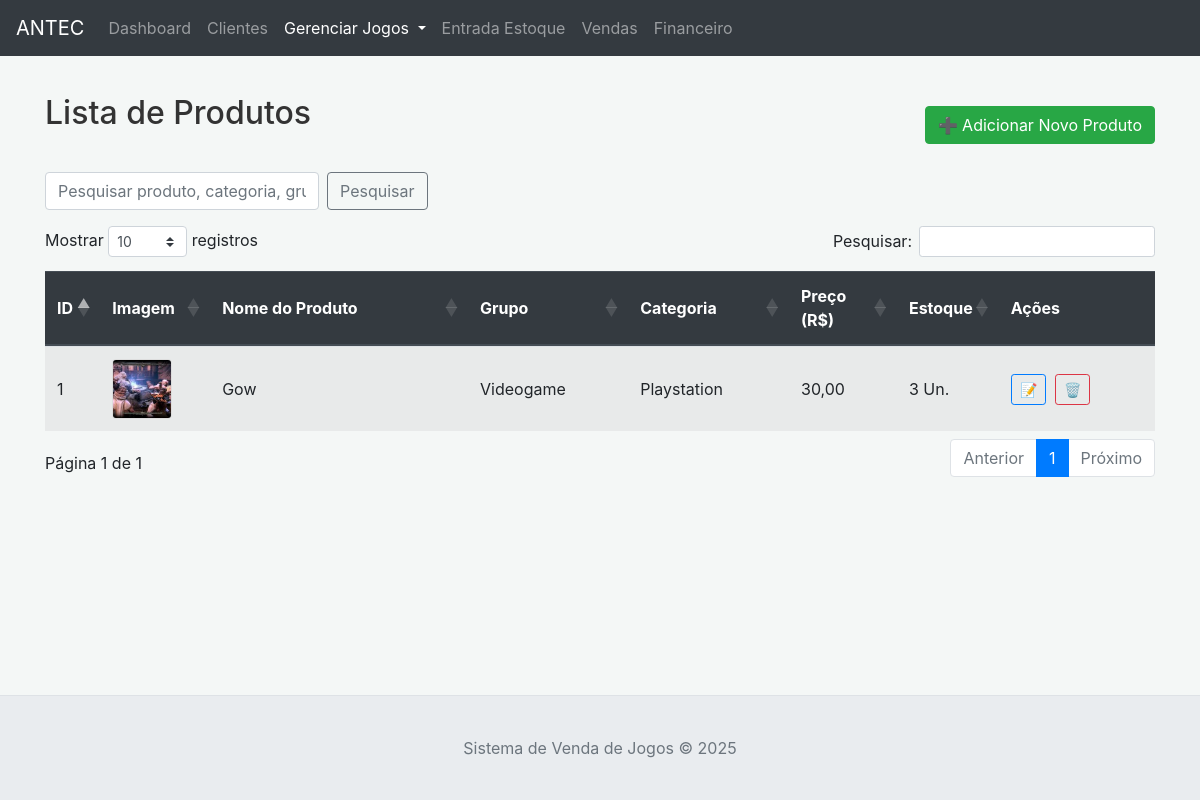
/produtos, run on an earlier commit of the app's database.
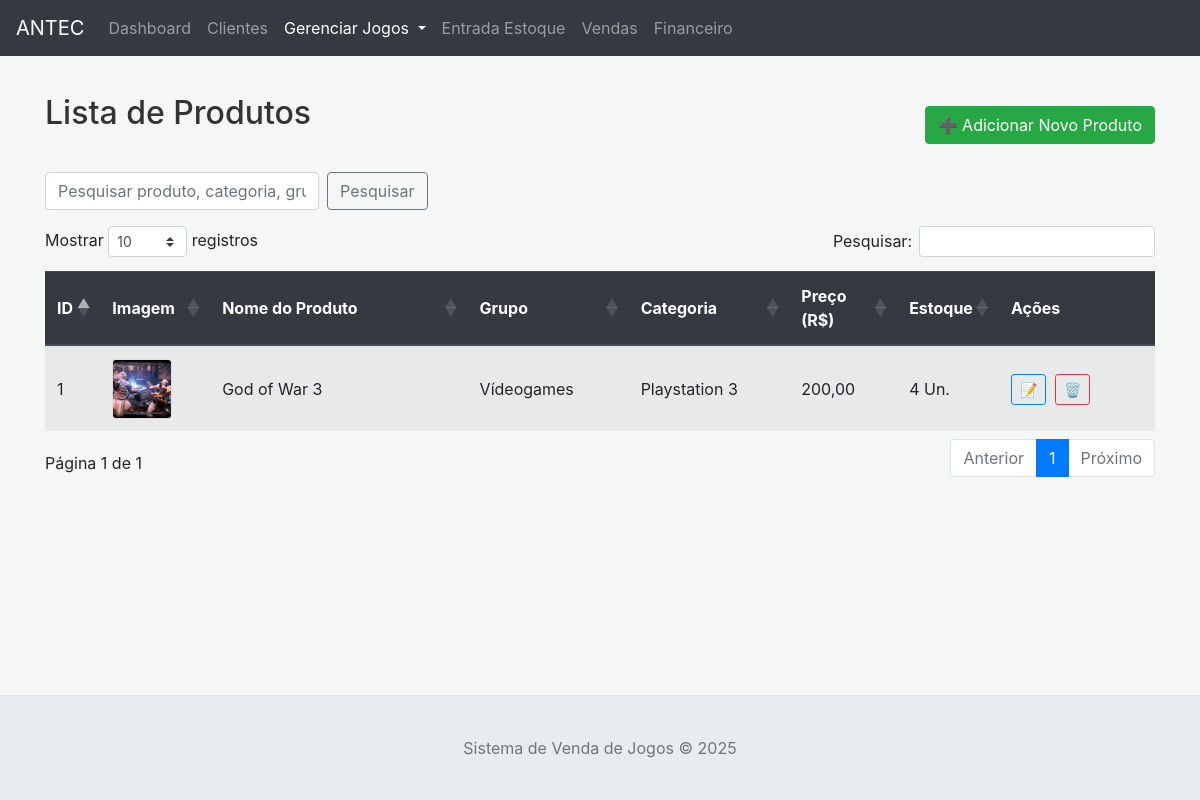
And on a later commit of the database.
### tables this page shows
CREATE TABLE produtos (
                id INTEGER PRIMARY KEY AUTOINCREMENT,
                nome TEXT NOT NULL UNIQUE,
                descricao TEXT,
                preco_venda REAL NOT NULL,
                quantidade_estoque INTEGER DEFAULT 0,
                unidade_medida TEXT,
                categoria_id INTEGER,
                data_cadastro DATETIME DEFAULT CURRENT_TIMESTAMP,
                FOREIGN KEY (categoria_id) REFERENCES categorias (id) ON DELETE SET NULL
            );

CREATE TABLE grupos (
                id INTEGER PRIMARY KEY AUTOINCREMENT,
                nome TEXT NOT NULL UNIQUE,
                descricao TEXT,
                data_cadastro DATETIME DEFAULT CURRENT_TIMESTAMP
            );

CREATE TABLE categorias (
                id INTEGER PRIMARY KEY AUTOINCREMENT,
                nome TEXT NOT NULL,
                descricao TEXT,
                grupo_id INTEGER,
                data_cadastro DATETIME DEFAULT CURRENT_TIMESTAMP,
                FOREIGN KEY (grupo_id) REFERENCES grupos (id) ON DELETE SET NULL,
                UNIQUE (nome, grupo_id)
            );

### app.py (the view)
@app.route('/produtos')
def produtos_lista():
    search = request.args.get('search', '')
    try:
        produtos = db_manager.get_all_produtos(search)
        categorias = db_manager.get_all_categorias()
    except Exception as e:
        flash(f"Erro ao carregar produtos ou categorias: {e}", "danger")
        produtos = []
        categorias = []
    return render_template('produtos.html', produtos=produtos, categorias=categorias, search_query=search)

### app.py (called while the page is built)
@app.context_processor
def inject_now(): return {'now': datetime.datetime.now()}

### database.py (called while the page is built)
    def _get_connection(self):
        conn = sqlite3.connect(self.db_name)
        conn.row_factory = sqlite3.Row # Permite acessar colunas por nome
        return conn

    def get_all_categorias(self, search_term=None):
        query_str = "SELECT cat.*, g.nome as grupo_nome FROM categorias cat LEFT JOIN grupos g ON cat.grupo_id = g.id"
        params = []
        if search_term:
            query_str += " WHERE cat.nome LIKE ? OR cat.descricao LIKE ? OR g.nome LIKE ?"
            params.extend([f'%{search_term}%',f'%{search_term}%',f'%{search_term}%'])
        query_str += " ORDER BY g.nome ASC, cat.nome ASC"
        return self.execute_query(query_str, params, fetch_all=True)

### templates/produtos.html (shortened to what this page needs)
{% extends "base.html" %}
{% block content %}
<div class="d-flex justify-content-between align-items-center mb-3">
    <h2>Lista de Produtos</h2>
    <button type="button" class="btn btn-success" data-toggle="modal" data-target="#addProdutoModal">
        ➕ Adicionar Novo Produto
    </button>
</div>
<form method="GET" action="{{ url_for('produtos_lista') }}" class="form-inline mb-3">
    <input type="text" name="search" class="form-control mr-sm-2" placeholder="Pesquisar produto, categoria, grupo..." value="{{ search_query or '' }}">
    <button type="submit" class="btn btn-outline-secondary">Pesquisar</button>
</form>
{% if produtos %}
<div class="table-responsive">
    <table class="table table-striped table-hover datatable" id="tabelaProdutos">
        <thead class="thead-dark">
            <tr>
                <th style="width: 5%;">ID</th>
                <th style="width: 10%;">Imagem</th>
                <th style="width: 25%;">Nome do Produto</th>
                <th style="width: 15%;">Grupo</th>
                <th style="width: 15%;">Categoria</th>
                <th style="width: 10%;">Preço (R$)</th>
                <th style="width: 5%;">Estoque</th>
                <th style="width: 15%;">Ações</th>
            </tr>
        </thead>
        <tbody>
            {% for produto in produtos %}
            <tr>
                <td>{{ produto.id }}</td>
                <td>
                    {% if produto.imagem_principal %}
                    <img src="{{ url_for('uploaded_product_image', filename=produto.imagem_principal) }}" alt="{{ produto.nome }}" class="produto-thumbnail">
                    {% else %}
                    <div class="produto-thumbnail bg-light d-flex align-items-center justify-content-center">
                        <span class="text-muted small">N/F</span>
                    </div>
                    {% endif %}
                </td>
                <td>{{ produto.nome }}</td>
                <td>{{ produto.grupo_nome or 'N/A' }}</td>
                <td>{{ produto.categoria_nome or 'N/A' }}</td>
                <td>{{ "%.2f"|format(produto.preco_venda)|replace('.', ',') }}</td>
                <td>{{ produto.quantidade_estoque }} {{ produto.unidade_medida or 'Un.' }}</td>
                <td class="action-buttons">
                    <button type="button" class="btn btn-sm btn-outline-primary btn-edit-produto"
                            data-toggle="modal" data-target="#editProdutoModal"
                            data-produto-id="{{ produto.id }}" title="Editar Produto">📝</button>
                    <form action="{{ url_for('produto_excluir', produto_id=produto.id) }}" method="POST" style="display:inline;" onsubmit="return confirm('Tem certeza que deseja excluir este produto e todas as suas imagens?');">
                        <button type="submit" class="btn btn-sm btn-outline-danger" title="Excluir Produto">🗑️</button>
                    </form>
                </td>
            </tr>
            {% endfor %}
        </tbody>
    </table>
</div>
{% endif %}
{% endblock %}

What changed in the data, as far as the page shows it:
changed produtos "Un.": nome "Gow" → "God of War 3"; nome "Videogame" → "Vídeogames"; nome "Playstation" → "Playstation 3"; preco_venda "30,00" → "200,00"; quantidade_estoque "3" → "4"
